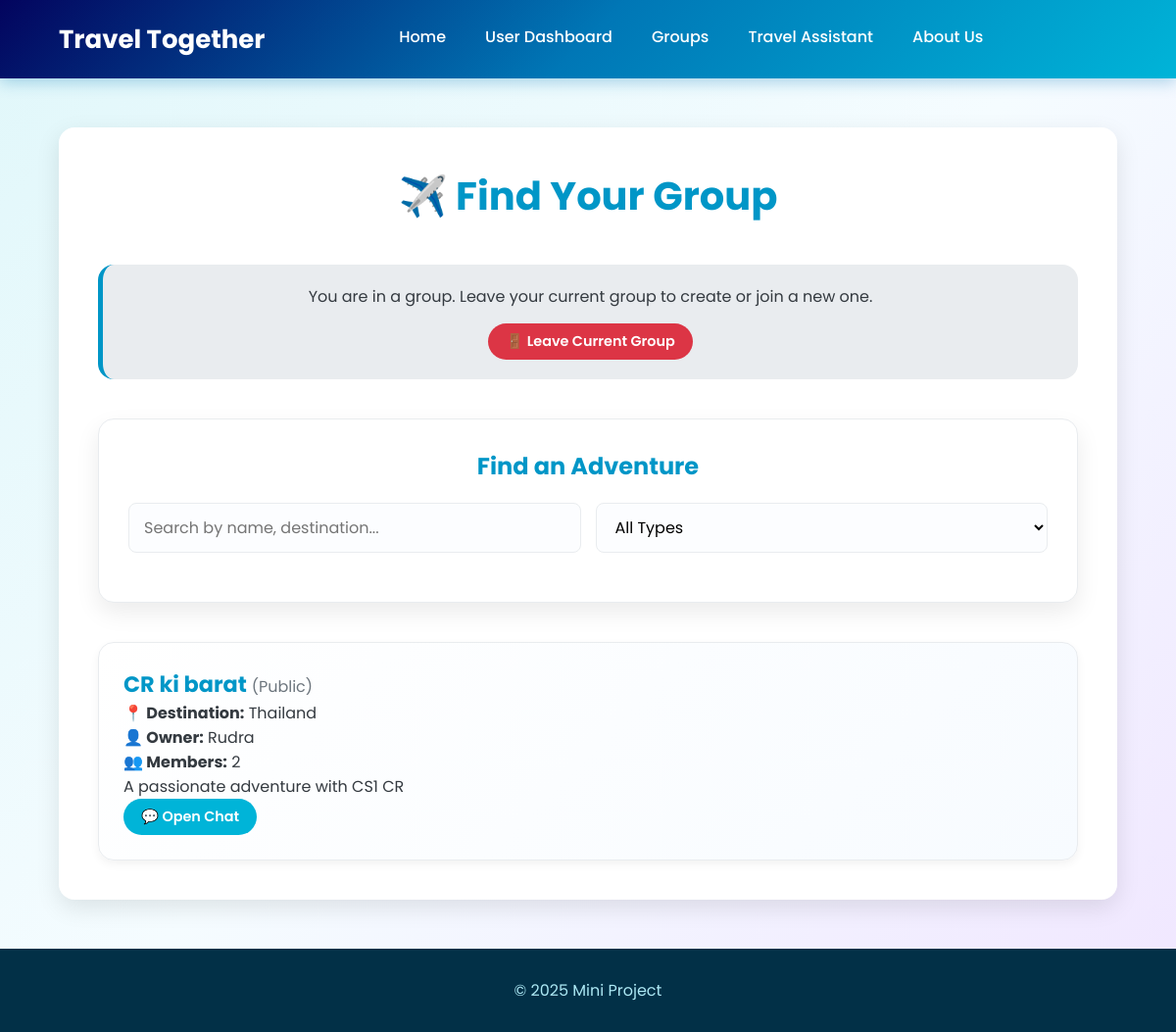
Page /groups (signed in) on the earlier database version.
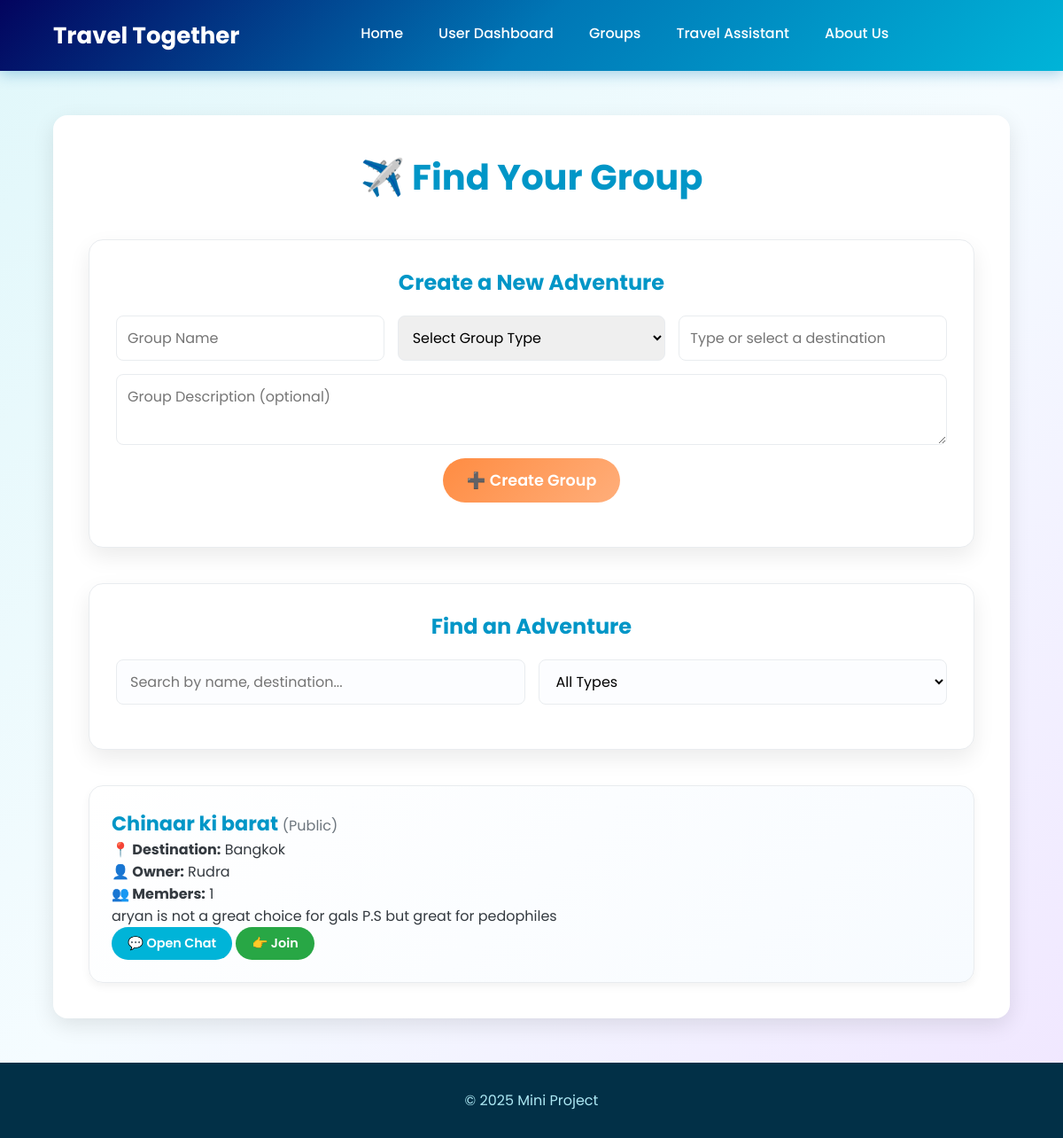
Same page on the later database version.
### tables this page shows
CREATE TABLE Groups (
        group_id TEXT PRIMARY KEY,
        group_name TEXT NOT NULL,
        group_description TEXT,
        group_type TEXT NOT NULL CHECK(group_type IN ('Public', 'Private')),
        owner_id TEXT NOT NULL,
        destination_id TEXT,
        member_count INTEGER DEFAULT 1,
        max_members INTEGER DEFAULT 50,
        created_at TEXT DEFAULT CURRENT_TIMESTAMP,
        FOREIGN KEY (owner_id) REFERENCES Users (userid) ON DELETE CASCADE,
        FOREIGN KEY (destination_id) REFERENCES Destinations (destination_id) ON DELETE SET NULL
    );

CREATE TABLE Destinations (
        destination_id TEXT PRIMARY KEY,
        destination_name TEXT UNIQUE NOT NULL,
        country TEXT NOT NULL
    );

CREATE TABLE Users (
        userid TEXT PRIMARY KEY,
        username TEXT UNIQUE NOT NULL,
        password TEXT NOT NULL,
        email TEXT UNIQUE NOT NULL,
        phone_no TEXT UNIQUE,
        gender TEXT CHECK(gender IN ('Male', 'Female', 'Other')),
        marital_status TEXT CHECK(marital_status IN ('Single', 'Married', 'Divorced', 'Widowed')),
        bio TEXT,
        current_group_id TEXT,
        is_group_owner BOOLEAN DEFAULT FALSE,
        created_at TEXT DEFAULT CURRENT_TIMESTAMP,
        FOREIGN KEY (current_group_id) REFERENCES Groups (group_id) ON DELETE SET NULL
    );

### app.py (the view, shortened to what this page needs)
@app.route('/groups', methods=["GET", "POST"])
def groups():
    conn, user = validate_user_session()
    if not user:
        return redirect("/auth")
    destinations = database.get_all_destinations()
    groups_list = conn.execute("""
        SELECT g.*, u.username as owner_name, d.destination_name,
               CASE WHEN gm.user_id IS NOT NULL THEN 1 ELSE 0 END as is_member
        FROM Groups g
        JOIN Users u ON g.owner_id = u.userid
        LEFT JOIN Destinations d ON g.destination_id = d.destination_id
        LEFT JOIN GroupMembers gm ON g.group_id = gm.group_id AND gm.user_id = ?
    """, (user['userid'],)).fetchall()
    conn.close()
    return render_template('groups.html', groups=groups_list, user=user, destinations=destinations)

### app.py (called while the page is built)
def validate_user_session():
    username = session.get("username")
    if not username:
        return None, None # No user in session
    conn = database.get_db_connection()
    user = conn.execute("SELECT * FROM Users WHERE username=?", (username,)).fetchone()
    if not user:
        session.pop("username", None)
        flash("Your session was invalid. Please log in again.", "warning")
        conn.close()
        return None, None
    return conn, user

### database.py (called while the page is built)
def get_db_connection():
    conn = sqlite3.connect('travel_together.db')
    conn.row_factory = sqlite3.Row
    conn.execute("PRAGMA foreign_keys = ON;")
    return conn

def get_all_destinations():
    conn = get_db_connection()
    destinations = conn.execute("SELECT * FROM Destinations ORDER BY destination_name ASC").fetchall()
    conn.close()
    return destinations

### templates/groups.html (shortened to what this page needs)
<!DOCTYPE html>
<html lang="en">
<head>
    <link rel="stylesheet" href="/static/style.css">
</head>
<body>
    <header class="navbar">
        <div class="logo">
            <p>Travel Together</p>
        </div>
        <nav class="nav-links" id="nav-links">
            <a href="/home">Home</a>
            <a href="/user">User Dashboard</a>
            <a href="/groups">Groups</a>
            <a href="/travel">Travel Assistant</a>
            <a href="/about">About Us</a>
        </nav>
    </header>
    <main>
        <div class="groups-container">
            <h2>✈️ Find Your Group</h2>
            {% if not user.current_group_id %}
            <div class="dashboard-card" style="margin-bottom: 40px;">
                <h3 style="text-align: center; margin-bottom: 20px; font-size: 1.5rem; color: var(--primary-color);">Create a New Adventure</h3>
                <form method="POST" action="/groups" class="group-form">
                    <input type="text" name="group_name" placeholder="Group Name" required>
                    <select name="group_type" required>
                        <option value="" disabled selected>Select Group Type</option>
                    </select>
                    <input list="destinations-list" name="destination_name" placeholder="Type or select a destination" required autocomplete="off">
                    <textarea name="group_description" placeholder="Group Description (optional)"></textarea>
                    <button type="submit">➕ Create Group</button>
                </form>
            </div>
            {% else %}
            <div class="info-box">
                <p>You are in a group. Leave your current group to create or join a new one.</p>
                {% if not user.is_group_owner %}
                    <a href="/groups/leave" class="btn delete-btn" style="margin-top: 15px;">🚪 Leave Current Group</a>
                {% endif %}
            </div>
            {% endif %}
            <div class="dashboard-card" style="margin-bottom: 40px;">
                <h3 style="text-align: center; margin-bottom: 20px; font-size: 1.5rem; color: var(--primary-color);">Find an Adventure</h3>
                <div class="filters-container">
                    <input type="search" id="group-search" placeholder="Search by name, destination..." autocomplete="off">
                    <select id="group-type-filter">
                        <option value="All">All Types</option>
                    </select>
                </div>
            </div>
            {% if groups %}
                <ul class="group-list">
                    {% for group in groups %}
                        <li class="group-item">
                            <h3>{{ group['group_name'] }} <span class="type">({{ group['group_type'] }})</span></h3>
                            <p><strong>📍 Destination:</strong> {{ group['destination_name'] or 'Not specified' }}</p>
                            <p><strong>👤 Owner:</strong> {{ group['owner_name'] }}</p>
                            <p><strong>👥 Members:</strong> {{ group['member_count'] }}</p>
                            <p class="desc">{{ group['group_description'] or "No description" }}</p>
                            <div class="group-actions">
                                <a href="/groups/chat/{{ group['group_id'] }}" class="btn chat-btn">💬 Open Chat</a>
                                {% if not group['is_member'] and not user.current_group_id %}
                                    <a href="/groups/join/{{ group['group_id'] }}" class="btn join-btn">👉 Join</a>
                                {% endif %}
                            </div>
                        </li>
                    {% endfor %}
                </ul>
            {% else %}
                <div class="no-group-info">
                     <h3>No groups available yet.</h3>
                     <p>Be the first to create one and start a new journey!</p>
                </div>
            {% endif %}
        </div>
    </main>
    <footer>
        <p>© 2025 Mini Project</p>
    </footer>
</body>
</html>

Differences in the rows shown:
removed Groups: group_name "CR ki barat", group_type "Public", destination_name "Thailand", owner_name "Rudra", member_count "2", group_description "A passionate adventure with CS1 CR"
added Groups: group_name "Chinaar ki barat", group_type "Public", destination_name "Bangkok", owner_name "Rudra", member_count "1", group_description "aryan is not a great choice for gals P.S but great for pedophiles"
Other differences:
form field group_type: (not shown) → "Select Group Type"
text no longer shown: "You are in a group. Leave your current group to create or join a new one. 🚪 Leave Current Group"
text now shown: "Create a New Adventure ➕ Create Group"
